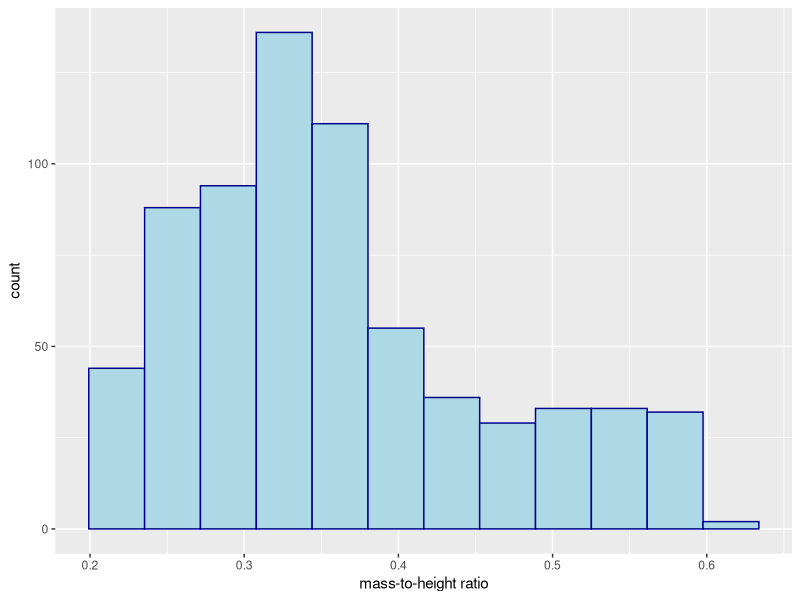
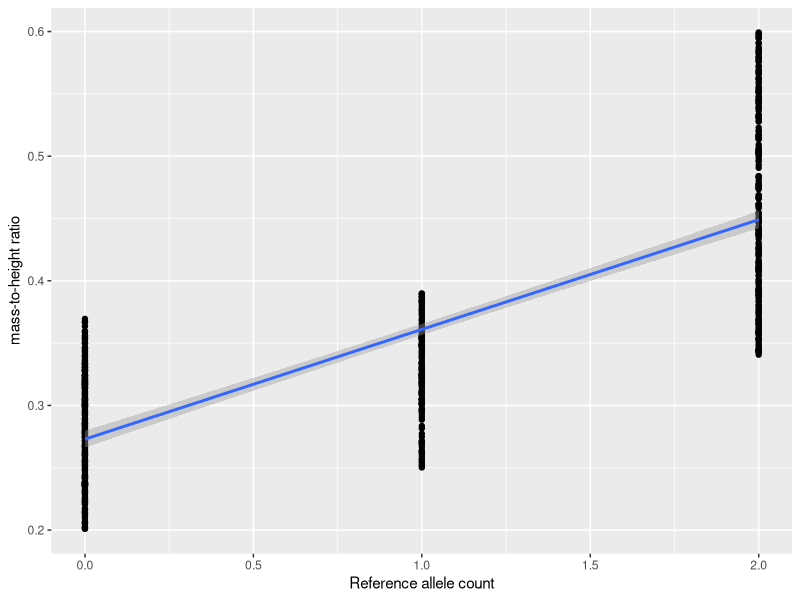
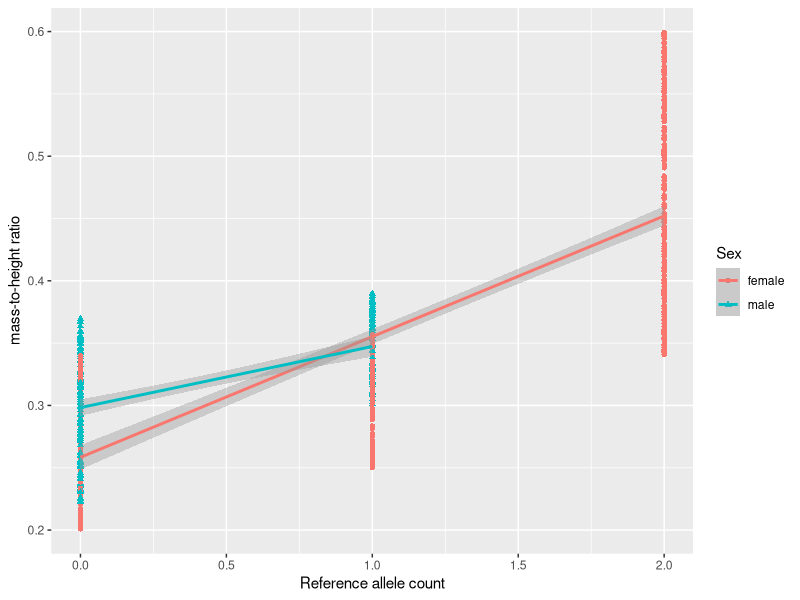
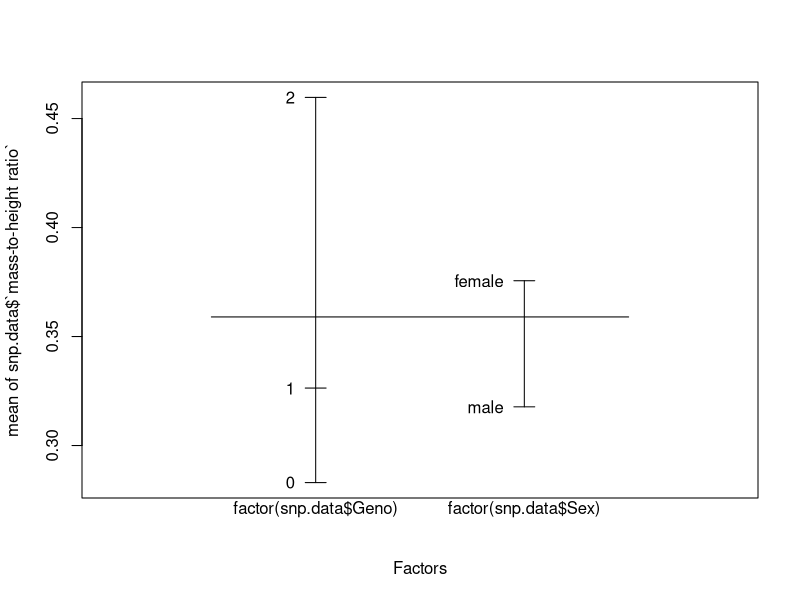
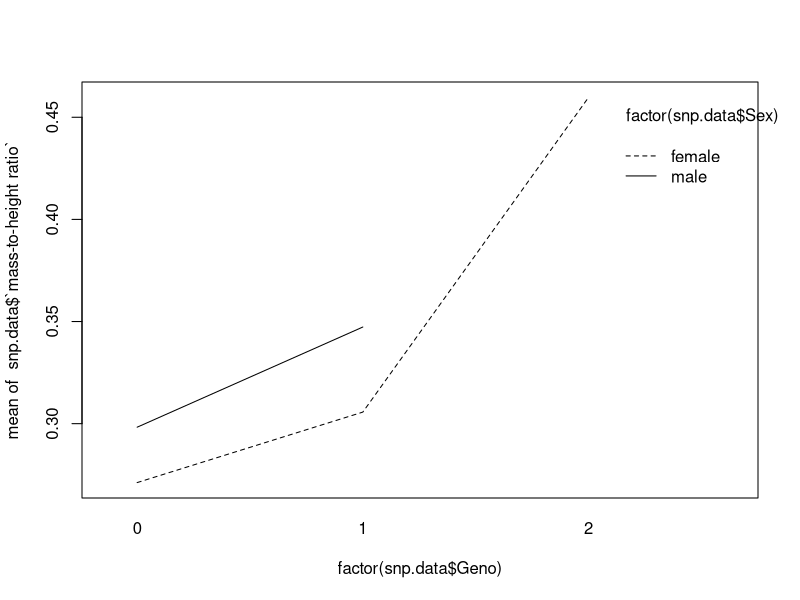
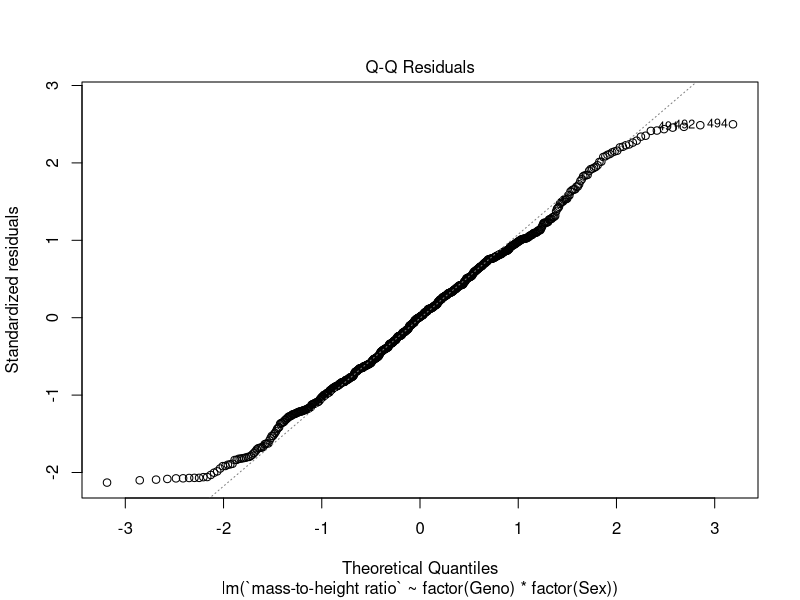
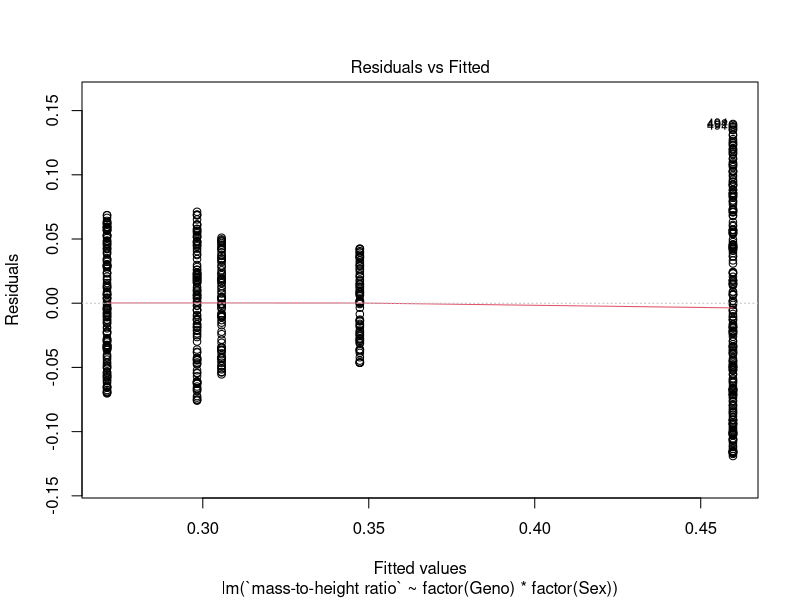

R code for these plots, in order:
## ---- chunk 1
knitr::opts_chunk$set(echo = TRUE)
library(readxl)
library(ggplot2)
library(dplyr)
library(multcomp)
## ---- chunk 2

snp.data <- read_excel("myostatin.deletion.data.xlsx")

snp.data$Sex <- as.factor(snp.data$Sex)
summary(snp.data)

## ---- chunk 3

table(snp.data$Sex, snp.data$Geno)

tapply(snp.data$`mass-to-height ratio`, factor(snp.data$Geno), mean)

tapply(snp.data$`mass-to-height ratio`, factor(snp.data$Sex), mean)
## ---- chunk 4

ggplot(snp.data, aes(x=`mass-to-height ratio`))+
  geom_histogram(color="darkblue", fill="lightblue", bins = 12)

## ---- chunk 5

p <- ggplot(snp.data, aes(x = Geno, y = `mass-to-height ratio`))
p + geom_point() + xlab("Reference allele count") + geom_smooth(method=lm)

## ---- chunk 6

lm.geno <- lm(`mass-to-height ratio` ~ Geno, data = snp.data)
summary(lm.geno)

## ---- chunk 7

predict.lm(lm.geno, newdata=data.frame(Geno=c(0,1,2)), interval="confidence")

predict.lm(lm.geno, newdata=data.frame(Geno=c(0,1,2)), interval="prediction")

## ---- chunk 8

# anova suponiendo varianzas iguales
anova(lm.geno)

# anova suponiendo varianzas diferentes
oneway.test(`mass-to-height ratio` ~ Geno, data = snp.data)

## ---- chunk 9

lm.geno2 <- lm(`mass-to-height ratio` ~ -1 + factor(Geno), data = snp.data)

summary(lm.geno2)
summary(lm.geno)


## ---- chunk 10
# Elabora matriz de contrastes para el factor Geno
contrastes = contrMat(table(snp.data$Geno), type="Tukey")

# Realiza comparaciones multiples
mc2 = glht(lm.geno2, linfct =contrastes)
summary(mc2, test=adjusted("bonferroni"))
## ---- chunk 11

q <- ggplot(snp.data, aes(x = Geno, y = `mass-to-height ratio`, shape=Sex, color=Sex))
q + geom_point() + xlab("Reference allele count") + geom_smooth(method=lm)
## ---- chunk 12
lm.geno.sex <- lm(`mass-to-height ratio` ~ Geno + Sex, data = snp.data)
summary(lm.geno.sex)
## ---- chunk 13

plot.design(snp.data$`mass-to-height ratio` ~ factor(snp.data$Geno) + factor(snp.data$Sex))
interaction.plot(factor(snp.data$Geno), factor(snp.data$Sex), snp.data$`mass-to-height ratio`, mean)
## ---- chunk 14

lm.qtl <- lm(`mass-to-height ratio` ~ factor(Geno) * factor(Sex), data = snp.data)
summary(lm.qtl)
## ---- chunk 15
shapiro.test (residuals (lm.qtl))
plot(lm.qtl, which = 2)
## ---- chunk 16
plot(lm.qtl, which = 1)
